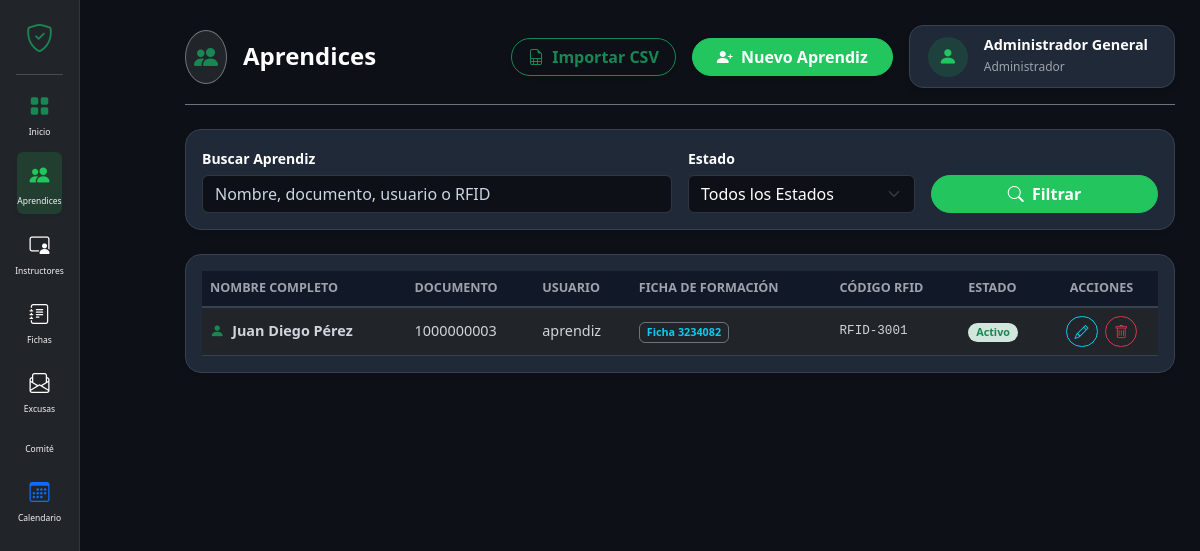
Page /index.php?action=gestion_aprendices (signed in) on the committed database.
### tables this page shows
CREATE TABLE aprendiz (
    id_aprendiz INT AUTO_INCREMENT PRIMARY KEY,
    codigo_rfid VARCHAR(50) NULL,
    fk_ficha INT NOT NULL,
    fk_usuario INT NOT NULL UNIQUE,
    CONSTRAINT fk_aprendiz_ficha FOREIGN KEY (fk_ficha) REFERENCES ficha(id_ficha) ON DELETE RESTRICT ON UPDATE CASCADE,
    CONSTRAINT fk_aprendiz_usuario FOREIGN KEY (fk_usuario) REFERENCES usuario(id_usuario) ON DELETE CASCADE ON UPDATE CASCADE,
    INDEX idx_aprendiz_rfid (codigo_rfid)
);

CREATE TABLE usuario (
    id_usuario INT AUTO_INCREMENT PRIMARY KEY,
    nombre_usuario VARCHAR(45) NOT NULL UNIQUE,
    contrasena VARCHAR(255) NOT NULL,
    nombre VARCHAR(60) NOT NULL,
    apellido VARCHAR(60) NOT NULL,
    identificacion VARCHAR(45) NOT NULL UNIQUE,
    telefono VARCHAR(45) NULL,
    codigo_rfid VARCHAR(50) NULL,
    estado VARCHAR(20) DEFAULT 'Activo',
    fk_rol INT NOT NULL,
    fecha_creacion TIMESTAMP DEFAULT CURRENT_TIMESTAMP,
    CONSTRAINT fk_usuario_rol FOREIGN KEY (fk_rol) REFERENCES rol(id_rol) ON DELETE RESTRICT ON UPDATE CASCADE,
    INDEX idx_usuario_login (nombre_usuario, identificacion)
);

CREATE TABLE ficha (
    id_ficha INT AUTO_INCREMENT PRIMARY KEY,
    numero_ficha VARCHAR(50) NOT NULL UNIQUE,
    nombre_programa VARCHAR(150) NOT NULL,
    jornada VARCHAR(45) NOT NULL DEFAULT 'Diurna',
    fk_usuario INT NULL,
    fecha_creacion TIMESTAMP DEFAULT CURRENT_TIMESTAMP,
    CONSTRAINT fk_ficha_usuario FOREIGN KEY (fk_usuario) REFERENCES usuario(id_usuario) ON DELETE SET NULL ON UPDATE CASCADE,
    INDEX idx_ficha_numero (numero_ficha)
);

### controllers/AprendizController.php (called while the page is built, shortened)
<?php
class AprendizController
{
    private function conectar()
    {
        $database = new Database();
        return $database->getConnection();
    }
    public function viewAprendices(): void
    {
        $db = $this->conectar();
        $buscar = trim($_GET['buscar'] ?? '');
        $sql = "SELECT ap.id_aprendiz, ap.codigo_rfid, ap.fk_ficha,
                       u.id_usuario, u.nombre_usuario, u.nombre, u.apellido, u.identificacion, u.telefono,
                       IFNULL(u.estado, 'Activo') AS estado,
                       f.numero_ficha, f.nombre_programa
                FROM aprendiz ap
                INNER JOIN usuario u ON ap.fk_usuario = u.id_usuario
                LEFT JOIN ficha f ON ap.fk_ficha = f.id_ficha
                WHERE 1 = 1";
        $sql .= " ORDER BY u.nombre, u.apellido";
        $stmt = $db->prepare($sql);
        $stmt->execute();
        $aprendices = $stmt->get_result()->fetch_all(MYSQLI_ASSOC);
        $rol = $_SESSION['rol'] ?? 'Administrador';
        $nombreUsuario = $_SESSION['nombre_completo'] ?? ($_SESSION['nombre'] ?? 'Administrador');
        $rolUsuario = $rol;
        require_once __DIR__ . '/../views/gestion/aprendices.php';
    }
}
?>

### views/gestion/aprendices.php (the view, shortened to what this page needs)
<?php
$aprendices = $aprendices ?? [];
$buscar = $buscar ?? '';
?>
<!DOCTYPE html>
<html lang="es">
<head>
    <link href="https://cdn.jsdelivr.net/npm/bootstrap@5.3.2/dist/css/bootstrap.min.css" rel="stylesheet">
    <link rel="stylesheet" href="https://cdn.jsdelivr.net/npm/bootstrap-icons@1.11.1/font/bootstrap-icons.css">
    <link rel="stylesheet" href="public/css/dashboard.css?v=<?= file_exists('public/css/dashboard.css') ? filemtime('public/css/dashboard.css') : time(); ?>">
</head>
<body class="bg-dark-app">
    <div class="dashboard-container dashboard-container-dark">
        <?php require_once __DIR__ . '/../partials/sidebar.php'; ?>
        <main class="main-content main-content-dark">
            <div class="d-flex flex-wrap justify-content-between align-items-center gap-3 pb-3 mb-4 border-bottom border-secondary">
                <div class="d-flex align-items-center gap-3">
                    <div class="p-2 rounded-circle bg-dark border border-secondary text-success">
                        <i class="bi bi-people-fill fs-4"></i>
                    </div>
                    <div>
                        <h4 class="fw-bold text-white mb-0">Aprendices</h4>
                    </div>
                </div>
                <div class="d-flex align-items-center gap-3 flex-wrap">
                    <button class="btn btn-outline-success rounded-pill px-3 fw-semibold shadow-sm" data-bs-toggle="modal" data-bs-target="#modalImportarAprendices">
                        <i class="bi bi-file-earmark-spreadsheet me-1"></i> Importar CSV
                    </button>
                    <button class="btn btn-success rounded-pill px-4 fw-semibold shadow-sm" data-bs-toggle="modal" data-bs-target="#modalNuevoAprendiz">
                        <i class="bi bi-person-plus-fill me-1"></i> Nuevo Aprendiz
                    </button>
                    <div class="header-profile-card d-flex align-items-center gap-3" data-bs-toggle="modal" data-bs-target="#modalPerfil" title="Ver perfil del administrador">
                        <div class="header-avatar-circle">
                            <i class="bi bi-person-fill"></i>
                        </div>
                        <div class="text-start pe-2">
                            <h6 class="fw-bold mb-0 text-white profile-title"><?= htmlspecialchars((string)($nombreUsuario ?? ($_SESSION['nombre_completo'] ?? 'Administrador'))); ?></h6>
                            <span class="text-muted profile-subtitle"><?= htmlspecialchars((string)($rolUsuario ?? ($_SESSION['rol'] ?? 'Administrador'))); ?></span>
                        </div>
                    </div>
                </div>
            </div>
            <div class="card card-dark-panel p-3 mb-4 shadow-sm">
                <form method="GET" action="index.php" class="row g-3 align-items-end">
                    <div class="col-md-6">
                        <label class="form-label text-white small fw-semibold">Buscar Aprendiz</label>
                        <input type="text" name="buscar" value="<?= htmlspecialchars($buscar); ?>" class="form-control form-control-dark text-white" placeholder="Nombre, documento, usuario o RFID">
                    </div>
                    <div class="col-md-3">
                        <label class="form-label text-white small fw-semibold">Estado</label>
                        <select name="estado" class="form-select form-select-dark text-white">
                            <option value="">Todos los Estados</option>
                        </select>
                    </div>
                    <div class="col-md-3">
                        <button type="submit" class="btn btn-success rounded-pill fw-semibold w-100">
                            <i class="bi bi-search me-1"></i> Filtrar
                        </button>
                    </div>
                </form>
            </div>
            <div class="card card-dark-panel p-3 shadow-sm">
                <div class="table-responsive">
                    <table class="table table-dark table-hover align-middle mb-0 table-text-sm">
                        <thead>
                            <tr class="text-white-50 small text-uppercase border-bottom border-secondary">
                                <th>Nombre Completo</th>
                                <th>Documento</th>
                                <th>Usuario</th>
                                <th>Ficha de Formación</th>
                                <th>Código RFID</th>
                                <th>Estado</th>
                                <th class="text-center">Acciones</th>
                            </tr>
                        </thead>
                        <tbody>
                            <?php if (empty($aprendices)): ?>
                                <tr>
                                    <td colspan="7" class="text-center text-white-50 py-4">No se encontraron aprendices registrados.</td>
                                </tr>
                            <?php else: ?>
                                <?php foreach ($aprendices as $a): ?>
                                    <tr class="border-bottom border-secondary">
                                        <td class="text-white fw-semibold">
                                            <i class="bi bi-person-fill text-success me-1"></i>
                                            <?= htmlspecialchars($a['nombre'] . ' ' . $a['apellido']); ?>
                                        </td>
                                        <td class="text-white-50"><?= htmlspecialchars($a['identificacion']); ?></td>
                                        <td class="text-white-50"><?= htmlspecialchars($a['nombre_usuario']); ?></td>
                                        <td>
                                            <?php if (!empty($a['numero_ficha'])): ?>
                                                <span class="badge bg-dark border border-secondary text-info">
                                                    Ficha <?= htmlspecialchars($a['numero_ficha']); ?>
                                                </span>
                                            <?php else: ?>
                                                <span class="badge bg-danger-subtle text-danger">Sin ficha</span>
                                            <?php endif; ?>
                                        </td>
                                        <td class="text-white-50 font-monospace small">
                                            <?= !empty($a['codigo_rfid']) ? htmlspecialchars($a['codigo_rfid']) : '<span class="text-muted">—</span>'; ?>
                                        </td>
                                        <td>
                                            <?php if ($a['estado'] === 'Activo'): ?>
                                                <span class="badge rounded-pill bg-success-subtle text-success px-2 py-1">Activo</span>
                                            <?php else: ?>
                                                <span class="badge rounded-pill bg-danger-subtle text-danger px-2 py-1">Inactivo</span>
                                            <?php endif; ?>
                                        </td>
                                        <td class="text-center">
                                            <button class="btn btn-outline-info btn-sm rounded-pill me-1"
                                                data-bs-toggle="modal" data-bs-target="#modalEditarAprendiz"
                                                data-id="<?= (int)$a['id_aprendiz']; ?>"
                                                data-nombre="<?= htmlspecialchars($a['nombre']); ?>"
                                                data-apellido="<?= htmlspecialchars($a['apellido']); ?>"
                                                data-documento="<?= htmlspecialchars($a['identificacion']); ?>"
                                                data-telefono="<?= htmlspecialchars($a['telefono'] ?? ''); ?>"
                                                data-rfid="<?= htmlspecialchars($a['codigo_rfid'] ?? ''); ?>"
                                                data-ficha="<?= (int)$a['fk_ficha']; ?>"
                                                data-estado="<?= htmlspecialchars($a['estado']); ?>"
                                                title="Editar Aprendiz">
                                                <i class="bi bi-pencil"></i>
                                            </button>
                                            <a href="index.php?action=eliminar_aprendiz&id=<?= (int)$a['id_aprendiz']; ?>"
                                               class="btn btn-outline-danger btn-sm rounded-pill"
                                               onclick="return confirm('¿Seguro que deseas eliminar este aprendiz?');"
                                               title="Eliminar Aprendiz">
                                                <i class="bi bi-trash"></i>
                                            </a>
                                        </td>
                                    </tr>
                                <?php endforeach; ?>
                            <?php endif; ?>
                        </tbody>
                    </table>
                </div>
            </div>
        </main>
    </div>
</body>
</html>

### public/css/dashboard.css (style rules this page uses)
:root { --bg-main: #111827; --card-bg: #1f2937; --text-color: #f3f4f6; --text-muted: #9ca3af; --border-color: #374151; --accent-green: #22c55e; }
.dashboard-container { display: flex; min-height: 100vh; background-color: #0d1117; }
body { background-color: var(--bg-main) !important; color: var(--text-color) !important; font-family: 'Segoe UI', Tahoma, Geneva, Verdana, sans-serif; margin: 0; padding: 0; }
h1, h2, h3, h4, h5, h6, p, span, label { color: var(--text-color); }
.text-muted, p.text-muted { color: var(--text-muted) !important; }
.card, .dashboard-card, .stat-card, div[class*="card"], .bg-white { background-color: var(--card-bg) !important; color: var(--text-color) !important; border: 1px solid var(--border-color) !important; box-shadow: 0 4px 6px -1px rgba(0, 0, 0, 0.2); }
.main-content { flex-grow: 1; padding: 30px; margin-left: 0; background-color: #0b0f19; }
table, .table { background-color: var(--card-bg) !important; color: var(--text-color) !important; }
table th, .table th { background-color: #111827 !important; color: var(--text-muted) !important; border-bottom: 2px solid var(--border-color) !important; }
table td, .table td { border-bottom: 1px solid var(--border-color) !important; color: #d1d5db !important; }
.btn-primary, .btn-success, button[type="submit"] { background-color: var(--accent-green) !important; border-color: var(--accent-green) !important; color: #ffffff !important; }
.modal-content label, .modal-content .form-label, .modal-content-dark label, .modal-content-dark .form-label, label.form-label { color: #ffffff !important; font-weight: 600 !important; margin-bottom: 0.35rem !important; display: inline-block !important; }
.modal-content .form-control, .modal-content .form-select, .modal-content textarea, .form-control, .form-control-dark, .form-select-dark, .input-dark { background-color: #0d1117 !important; border: 1px solid #30363d !important; color: #ffffff !important; -webkit-text-fill-color: #ffffff !important; }
.form-control::placeholder, .form-control-dark::placeholder, .input-dark::placeholder, .input-novedad::placeholder, input::placeholder, textarea::placeholder { color: #cbd5e1 !important; opacity: 1 !important; }
.header-profile-card { background-color: #1e293b !important; border: 1px solid rgba(255, 255, 255, 0.08) !important; border-radius: 14px !important; padding: 10px 18px !important; cursor: pointer; transition: all 0.2s ease; }
.header-avatar-circle { width: 40px; height: 40px; background: rgba(34, 197, 94, 0.15); color: #22c55e; display: flex; align-items: center; justify-content: center; border-radius: 50%; font-size: 1.2rem; }
.bg-dark-app, body.bg-dark-app { background-color: #0d1117 !important; color: #f3f4f6 !important; }
.dashboard-container-dark { background-color: #0d1117 !important; min-height: 100vh; }
.main-content-dark { margin-left: 80px; padding: 25px; flex-grow: 1; background-color: #0d1117; }
.card-dark-panel { background-color: #161b22 !important; border: 1px solid #30363d !important; border-radius: 16px !important; }
.profile-title { font-size: 0.9rem; }
.profile-subtitle { font-size: 0.75rem; }
.table-text-sm { font-size: 0.9rem; }

### rows in the picture
aprendiz: fk_usuario.apellido "Juan Diego Pérez", fk_usuario.identificacion "1000000003", fk_usuario.nombre_usuario "aprendiz", fk_ficha.numero_ficha "3234082", codigo_rfid "RFID-3001"

### other values in the picture
$texto "Inicio Aprendices Instructores Fichas Excusas Comité Calendario"
$nombreUsuario "Administrador General"
$rolUsuario "Administrador"
